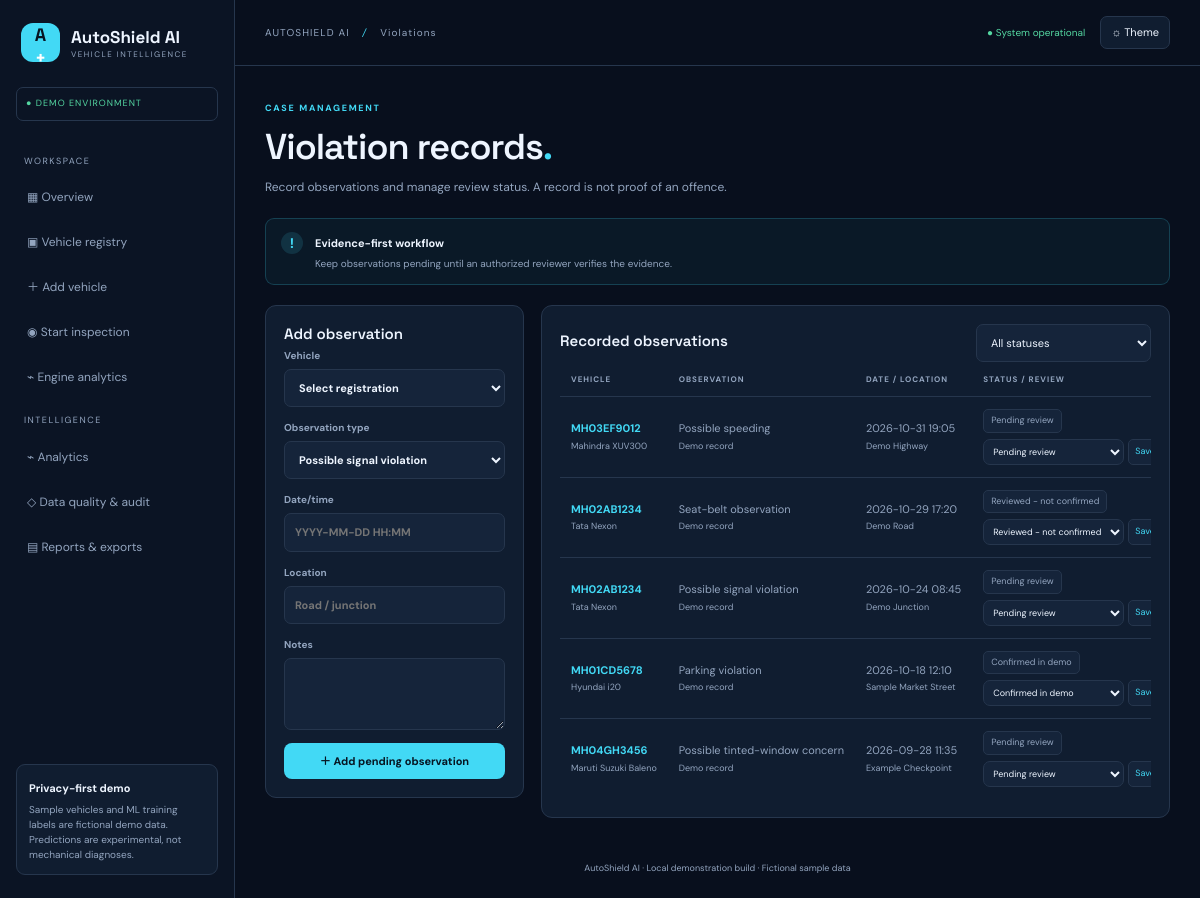
Screenshot of /violations with the database file from the repository.
### tables this page shows
CREATE TABLE violations(
          id INTEGER PRIMARY KEY, vehicle_id INTEGER, kind TEXT, occurred TEXT, location TEXT,
          status TEXT DEFAULT 'Pending review', notes TEXT, source TEXT DEFAULT 'Demo record',
          FOREIGN KEY(vehicle_id) REFERENCES vehicles(id));

CREATE TABLE vehicles(
          id INTEGER PRIMARY KEY, plate TEXT UNIQUE, make TEXT, model TEXT, year INTEGER,
          color TEXT, fuel TEXT, owner TEXT, reg_status TEXT, insurer TEXT,
          insurance_expiry TEXT, puc_expiry TEXT, reg_expiry TEXT, notes TEXT, engine_cc INTEGER, odometer_km INTEGER DEFAULT 0, annual_km INTEGER DEFAULT 12000, services_last_5y INTEGER DEFAULT 0, engine_fault_codes INTEGER DEFAULT 0, harsh_driving_events INTEGER DEFAULT 0, last_service_date TEXT, sample_record INTEGER DEFAULT 1);

### app.py (the view, shortened to what this page needs)
@app.route("/violations",methods=["GET","POST"])
def violations():
    status=request.args.get("status","")
    with conn() as c:
        sql="""SELECT x.*,v.plate,v.make,v.model FROM violations x JOIN vehicles v ON v.id=x.vehicle_id"""
        rows=c.execute(sql+(" WHERE x.status=?" if status else "")+" ORDER BY x.occurred DESC",((status,) if status else ())).fetchall()
        cars=c.execute("SELECT id,plate,make,model FROM vehicles ORDER BY plate").fetchall()
    return render_template("violations.html",rows=rows,cars=cars,status=status)

### app.py (called while the page is built)
def conn():
    c = sqlite3.connect(DB)
    c.row_factory = sqlite3.Row
    return c

@app.context_processor
def globals_for_templates():
    return {"expiry": expiry}

### templates/violations.html
{% extends "base.html" %}{% block crumb %}Violations{% endblock %}{% block content %}<div class="heading"><small class="eyebrow">CASE MANAGEMENT</small><h1>Violation records<span>.</span></h1><p>Record observations and manage review status. A record is not proof of an offence.</p></div><div class="notice"><b>!</b><div><strong>Evidence-first workflow</strong><p>Keep observations pending until an authorized reviewer verifies the evidence.</p></div></div><div class="grid side"><section class="panel"><h2>Add observation</h2><form method="post" class="form"><label>Vehicle<select name="vehicle_id" required><option value="">Select registration</option>{% for c in cars %}<option value="{{c.id}}">{{c.plate}} — {{c.make}} {{c.model}}</option>{% endfor %}</select></label><label>Observation type<select name="kind" required>{% for k in ["Possible signal violation","Possible speeding","Seat-belt observation","Possible tinted-window concern","Parking violation","Helmet observation","Other observation"] %}<option>{{k}}</option>{% endfor %}</select></label><label>Date/time<input name="occurred" placeholder="YYYY-MM-DD HH:MM"></label><label>Location<input name="location" placeholder="Road / junction"></label><label>Notes<textarea name="notes" rows="3"></textarea></label><button class="btn">＋ Add pending observation</button></form></section><section class="panel"><div class="flex"><h2>Recorded observations</h2><form><select name="status" onchange="this.form.submit()"><option value="">All statuses</option>{% for s in ["Pending review","Reviewed - not confirmed","Confirmed in demo","Dismissed"] %}<option {% if status==s %}selected{% endif %}>{{s}}</option>{% endfor %}</select></form></div><div class="scroll"><table><thead><tr><th>VEHICLE</th><th>OBSERVATION</th><th>DATE / LOCATION</th><th>STATUS / REVIEW</th></tr></thead><tbody>{% for x in rows %}<tr><td><a href="{{url_for('vehicles')}}?q={{x.plate}}">{{x.plate}}</a><small>{{x.make}} {{x.model}}</small></td><td>{{x.kind}}<small>{{x.source}}</small></td><td>{{x.occurred}}<small>{{x.location or "Unknown location"}}</small></td><td><span class="pill">{{x.status}}</span><form class="inline" method="post" action="{{url_for('status_update',xid=x.id)}}"><select name="status">{% for s in ["Pending review","Reviewed - not confirmed","Confirmed in demo","Dismissed"] %}<option {% if x.status==s %}selected{% endif %}>{{s}}</option>{% endfor %}</select><button>Save</button></form></td></tr>{% else %}<tr><td colspan="4">No records.</td></tr>{% endfor %}</tbody></table></div></section></div>{% endblock %}

### static/css/style.css (style rules this page uses)
:root { --bg:#080f1d;--side:#0b1424;--panel:#101d30;--panel2:#15243a;--border:#26364d;--text:#eef5ff;--muted:#93a5bf;--cyan:#42d9f5;--red:#ff5267;--amber:#f6b84a;--green:#54d6a1;--purple:#8b7bff;color-scheme:dark }
* { box-sizing:border-box }
body { margin:0;background:var(--bg);color:var(--text);font:14px 'DM Sans',sans-serif;line-height:1.5 }
a { color:var(--cyan);text-decoration:none }
button,input,select,textarea { font:inherit }
.hero,.heading { margin-bottom:22px }
.eyebrow { font-size:9px;letter-spacing:1.7px;color:var(--cyan);font-weight:700 }
.hero h1,.heading h1 { font:600 clamp(28px,3vw,37px)/1.2 'Space Grotesk';letter-spacing:-1px;margin:9px 0 }
.hero h1 span,.heading h1 span { color:var(--cyan) }
.hero p,.heading p,.panel>p { color:var(--muted);font-size:12px;margin:0 0 10px }
.btn { display:inline-block;border:0;background:var(--cyan);color:#061522;padding:10px 14px;border-radius:8px;font-size:11px;font-weight:700;cursor:pointer }
.notice { display:flex;gap:12px;align-items:flex-start;padding:13px 15px;border:1px solid #42d9f535;background:#42d9f50c;border-radius:9px;margin-bottom:20px }
.notice>b { display:grid;place-items:center;min-width:22px;height:22px;border-radius:50%;background:#42d9f522;color:var(--cyan) }
.notice strong { font-size:11px }
.notice p { font-size:10px;color:var(--muted);margin:3px 0 0 }
.stats article,.panel { background:var(--panel);border:1px solid var(--border);border-radius:11px;min-width:0 }
.grid { display:grid;gap:17px;margin-bottom:19px }
.grid.side { grid-template-columns:minmax(250px,.7fr) minmax(0,1.7fr);align-items:start }
.panel { padding:18px }
.panel h2 { font:600 15px 'Space Grotesk';margin:0 0 5px }
.scroll { overflow:auto }
table { border-collapse:collapse;width:100%;font-size:11px;white-space:nowrap }
th { text-align:left;color:var(--muted);font-size:8px;letter-spacing:1px;padding:11px;border-bottom:1px solid var(--border) }
td { padding:12px 11px;border-bottom:1px solid var(--border);color:var(--muted) }
td a { font-weight:700 }
td small { display:block;color:var(--muted);font-size:9px;margin-top:3px }
tbody tr:last-child td { border-bottom:0 }
.pill { display:inline-block;background:var(--panel2);border:1px solid var(--border);padding:4px 7px;border-radius:5px;font-size:9px;color:var(--muted);white-space:normal }
.form { display:flex;flex-direction:column;gap:13px }
.form label { display:flex;flex-direction:column;gap:6px;color:var(--muted);font-size:10px;font-weight:700 }
.form input,.form select,.form textarea,.inline select,.flex select { background:var(--panel2);border:1px solid var(--border);border-radius:7px;padding:10px;color:var(--text);font-size:11px;min-width:0 }
.form textarea { resize:vertical }
.inline { display:flex;gap:4px;margin-top:6px }
.inline select { padding:5px;font-size:9px;max-width:150px }
.inline button { background:var(--panel2);border:1px solid var(--border);color:var(--cyan);border-radius:5px;font-size:9px }
.flex { display:flex;justify-content:space-between;gap:12px;align-items:center }

### rows the page displays
violations: plate "MH03EF9012", make "Mahindra", model "XUV300", kind "Possible speeding", source "Demo record", occurred "2026-10-31 19:05", location "Demo Highway", status "Pending review"
violations: plate "MH02AB1234", make "Tata", model "Nexon", kind "Seat-belt observation", source "Demo record", occurred "2026-10-29 17:20", location "Demo Road", status "Reviewed - not confirmed"
violations: plate "MH02AB1234", make "Tata", model "Nexon", kind "Possible signal violation", source "Demo record", occurred "2026-10-24 08:45", location "Demo Junction", status "Pending review"
violations: plate "MH01CD5678", make "Hyundai", model "i20", kind "Parking violation", source "Demo record", occurred "2026-10-18 12:10", location "Sample Market Street", status "Confirmed in demo"
violations: plate "MH04GH3456", make "Maruti Suzuki", model "Baleno", kind "Possible tinted-window concern", source "Demo record", occurred "2026-09-28 11:35", location "Example Checkpoint", status "Pending review"

### other values shown
form field kind "Possible signal violation"
